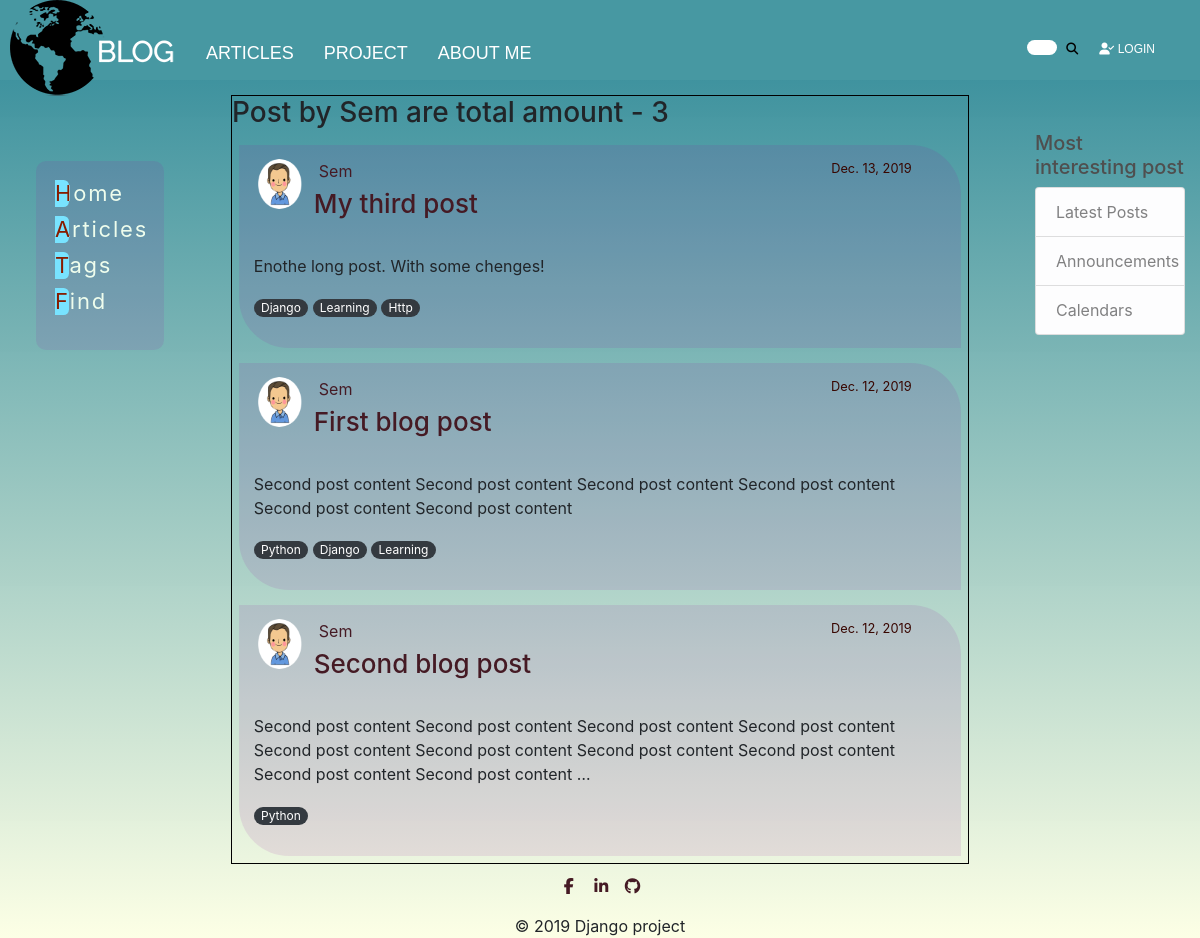
Before: /blog/user/Sem/ with the older database file.
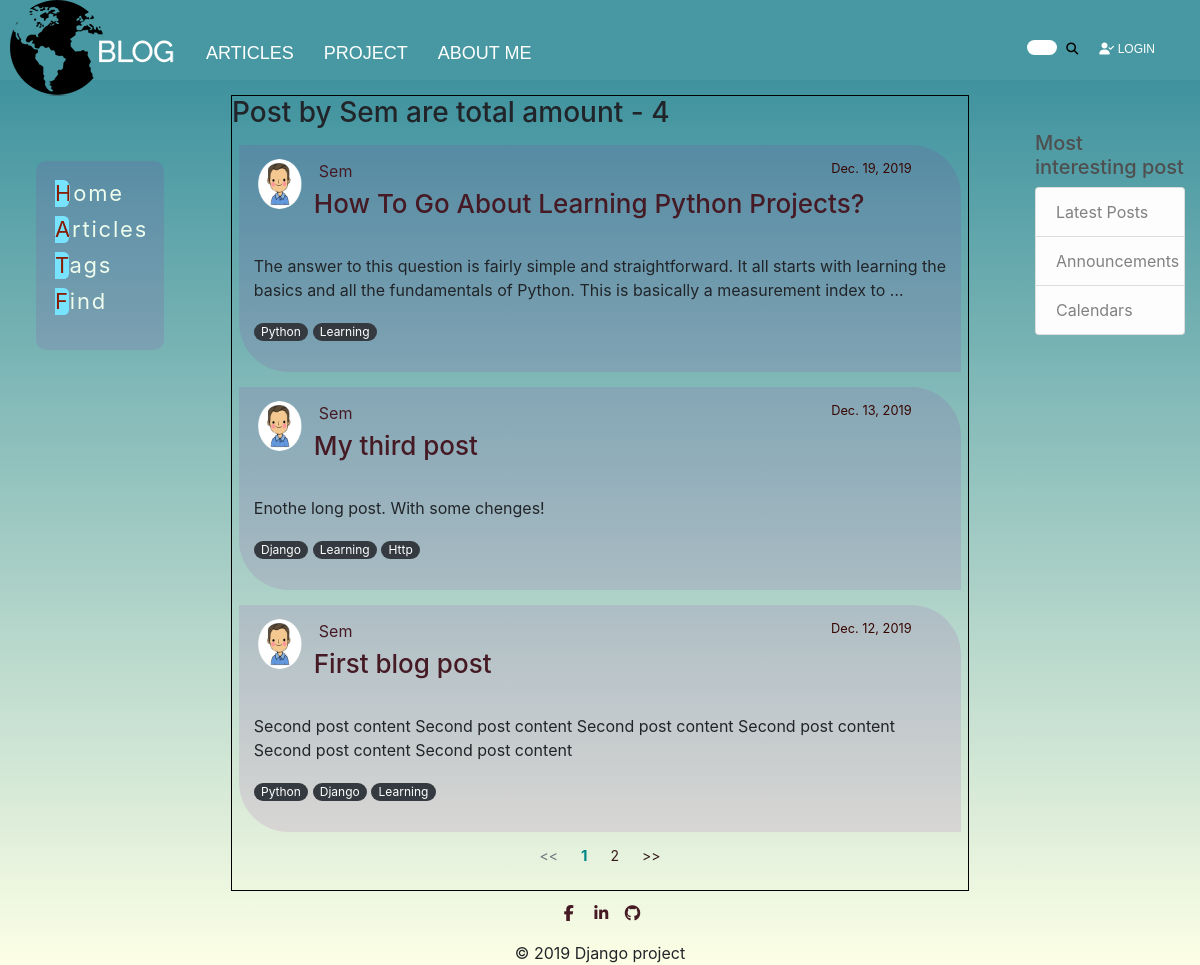
After: the same page with the newer database file.
### my_blog/models.py (models this page shows, shortened)
class Post(models.Model):
    title = models.CharField(max_length=150, db_index=True)
    slug = models.SlugField(max_length=150, blank=True, unique=True)
    body = models.TextField(blank=True, db_index=True)
    date_posted = models.DateField(default=timezone.now)
    author = models.ForeignKey(User, on_delete=models.CASCADE)
    tags = models.ManyToManyField('Tag', blank=True, related_name='posts')
    def get_absolute_url(self):
        return reverse('post_detail', kwargs={'slug': self.slug})

class Tag(models.Model):
    tag = models.CharField(max_length=50, unique=True)
    slug = models.SlugField(max_length=50, unique=True)
    def __str__(self):
        return self.tag

### users/models.py (models this page shows, shortened)
class Profile(models.Model):
    user = models.OneToOneField(User, on_delete=models.CASCADE)
    image = models.ImageField(default='default.jpg', upload_to='profile_pics')

### my_blog/views.py (the view)
# urls.py: path('user/<str:username>/', AuthorPostsList.as_view(), name='author_post'),
class AuthorPostsList(ListView):
    model = Post
    template_name = 'my_blog/author_post_list.html'
    context_object_name = 'posts'
    paginate_by = 3
    def get_queryset(self):
        user = get_object_or_404(User, username=self.kwargs.get('username'))
        return Post.objects.filter(author=user).order_by('-date_posted')

### my_blog/templates/my_blog/author_post_list.html (shortened to what this page needs)
{% extends 'my_blog/blog_base.html' %}
{% block content %}
    <h3>Post by {{ view.kwargs.username }} are total amount - {{ page_obj.paginator.count }}</h3>
    {% for post in posts %}
        {% include 'my_blog/includes/post_cards_template.html' %}
    {% endfor %}
    {% if is_paginated %}
        <nav aria-label="...">
            <ul class="pagination">
                {% if page_obj.has_previous %}
                    <li class="page-item">
                        <a class="page-link" href="{{ request.path }}?page={{ page_obj.previous_page_number }}"> << </a>
                    </li>
                {% else %}
                    <li class="page-item disabled">
                        <span class="page-link" style="background-color: rgba(1,1,1,0)"> << </span>
                    </li>
                {% endif %}
                {% for i in paginator.page_range %}
                    {% if page_obj.number == i %}
                        <li class="page-item active">
                            <a class="page-link" href="#">{{ page_obj.number }} <span class="sr-only">(current)</span></a>
                        </li>
                    {% elif i > page_obj.number|add:-3 and i < page_obj.number|add:3 %}
                        <li class="page-item">
                            <a class="page-link" href="{{ request.path }}?page={{ i }}">
                                {{ i }}
                            </a>
                        </li>
                    {% endif %}
                {% endfor %}
                {% if page_obj.has_next %}
                    <li class="page-item">
                        <a class="page-link" href="{{ request.path }}?page={{ page_obj.next_page_number }}"> >> </a>
                    </li>
                {% else %}
                    <li class="page-item disabled">
                        <a class="page-link" style="background-color: rgba(1,1,1,0)" href=""> >> </a>
                    </li>
                {% endif %}
            </ul>
        </nav>
    {% endif %}
{% endblock %}

### my_blog/templates/my_blog/blog_base.html (shortened to what this page needs)
{% extends 'django_blog/base.html' %}
{% block right %}
    <div class="right_panel">
        <div class="content-section">
            <h5 style="color: #4f4f4f">Most interesting post</h5>
            <ul class="list-group">
                <li class="list-group-item list-group-item-light">Latest Posts</li>
                <li class="list-group-item list-group-item-light">Announcements</li>
                <li class="list-group-item list-group-item-light">Calendars</li>
            </ul>
        </div>
        <br>
    </div>
{% endblock %}
{% block left %}
    <div class="content-section">
        <div class="nuvcover">
            <nav>
                <ul>
                    <li><a href="{% url 'index_page' %}" style=""><span>Home</span></a></li>
                    <li><a href="{% url 'blog_home' %}"><span>Articles</span></a></li>
                    <li><a href="{% url 'tags_list' %}"><span>Tags</span></a></li>
                    <li><a href=""><span>Find</span></a></li>
                </ul>
            </nav>
        </div>
        <br>
    </div>
{% endblock %}

### templates/django_blog/base.html (shortened to what this page needs)
{% load static %}
<!DOCTYPE html>
<html lang="en">
<head>
    <link rel="stylesheet" href="https://stackpath.bootstrapcdn.com/bootstrap/4.4.1/css/bootstrap.min.css">
    <link rel="stylesheet" href="{% static 'styles.css' %}" />
</head>
<body>
<header class="pageHeader">
    <div class="Navbar">
        <div style="margin-right: 15px">
            <a href="{% url 'index_page' %}">
               <img class="logo" src="{% static 'images/Logo_blog.png' %}" alt="BLOG" >
            </a>
        </div>
        <nav class="Navbar__Items">
            <div class="Navbar__Link">
                <a class="Navbar__Link" href="{% url 'blog_home' %}">Articles</a>
            </div>
            <div class="Navbar__Link">
                <a class="Navbar__Link" href="">Project</a>
            </div>
            <div class="Navbar__Link">
                <a class="Navbar__Link" href="/about">About me</a>
            </div>
        </nav>
        <nav class="Navbar__Items Navbar__Items--right">
            <div class="Navbar__Link">
                <form action="{% url 'search_home' %}">
                <div class="kodasegun">
                    <input name="search" id="search-engine" type="search">
                    <button class="fas fa-search" type="submit" style="background: none; border: none">
                    </button>
                </div></form>
            </div>
            {% if  user.is_authenticated %}
                <div class="Navbar__Link">
                <a class="Navbar__Link" href="{% url 'logout' %}">
                    <i class="fas fa-user-secret"></i>
                    logout <a href="{% url 'profile' %}" style="color: #70180d; font-weight: bold; text-transform: capitalize">{{ user.username }}</a>
                </a>
                </div>
            {% else %}
                <div class="Navbar__Link">
                <a class="Navbar__Link" href="{% url 'login' %}">
                    <i class="fas fa-user-check"></i>
                    login
                </a>
                </div>
            {% endif %}
        </nav>
    </div>
</header>
<main class="mainArticle container">
    <div class="main_content">
        {% block content %}{% endblock %}
    </div>
</main>
<aside class="mainBorder">
    {% block left %}{% endblock %}
</aside>
<div class="siteAds">
    {% block right %}{% endblock %}
</div>
<footer class="pageFooter special-color-dark" >
  <div class="container">
    <ul class="list-unstyled text-center">
      <li class="list-inline-item">
        <a class="btn-floating btn-fb mx-1" href="https://www.facebook.com/ksvsem">
          <i class="fab fa-facebook-f"> </i>
        </a>
      </li>
      <li class="list-inline-item">
        <a class="btn-floating btn-li mx-1" href="">
          <i class="fab fa-linkedin-in"> </i>
        </a>
      </li>
      <li class="list-inline-item">
        <a class="btn-floating btn-github" href="">
          <i class="fab fa-github"> </i>
        </a>
      </li>
    </ul>
  </div>
  <div class="footer-copyright text-center">
      © 2019 Django project
  </div>
</footer>
</body>
</html>

### my_blog/templates/my_blog/includes/post_cards_template.html
<div class="media-body">
    <div class="media-article">
        <div class="article-metadata">
            <div class="article-head-img">
                <img class="rounded-circle" src="{{ post.author.profile.image.url }}" width="50" height="50">
            </div>
            <div class="article-head">
                <a class="mr-2" href="{% url 'author_post' post.author.username %}">{{ post.author }}</a>
                <small class="text-muted">{{ post.date_posted }}</small>
                <h2><a class="article-title" href="{{ post.get_absolute_url }}">{{ post.title }}</a></h2>
            </div>
        </div>
        <p class="article-content">{{ post.body|truncatewords:30 }}</p>
        <p>
            {% for tag in post.tags.all %}
            <a href="{% url 'tags_list' %}" class="badge badge-pill badge-dark">{{ tag }}</a>
        {% endfor %}
        </p>
    </div>
</div>

### static/styles.css (style rules this page uses)
body { display: grid; grid-template-areas: "header header header" "aside article ads" "footer footer footer"; grid-template-rows: 10% 1fr 7%; grid-template-columns: 15% 1fr 15%; grid-row-gap: 10px; grid-column-gap: 10px; height: 100vh; margin: 0; }
body:before { content: ''; position: fixed; top: 0; bottom: 0; width: 100%; z-index: -1; background: linear-gradient(0deg, rgba(252, 255, 223, 0.8057598039215687) 0%, rgba(0, 111, 130, 0.819765406162465) 100%); }
@media (min-width: 768px) { .container, .container-md, .container-sm { max-width: 90%; } }
@media (min-width: 576px) { .container, .container-sm { max-width: 90%; } }
@media (min-width: 50px) { .container { max-width: 90%; } }
.pageHeader { grid-area: header; background: rgb(71, 152, 162); width: 100%; top: 0; left: 0; }
.Navbar { display: flex; padding-left: 10px; font-family: sans-serif; font-size: 18px; color: white; opacity: 1; text-transform: uppercase; }
.Navbar__Link { padding-right: 15px; text-decoration: none; color: white; }
.Navbar__Items { display: flex; padding: 40px 10px 30px 10px; }
.Navbar__Items--right { margin-left: auto; font-size: 12px; padding-right: 15px; }
#search-engine { -webkit-appearance: none; font-family: Helvetica Neue, Helvetica, Arial, sans-serif; width: 30px; padding: 0 8px; height: 15px; font-size: 14px; color: #545151; line-height: 25px; border: 0; border-radius: 50px; position: relative; z-index: 5; -webkit-transition: .5s ease; -moz-transition: .5s ease; }
.mainArticle { border: 1px solid #000; grid-area: article; box-sizing: border-box; justify-content: center; margin-top: 5px; }
main a { color: #451a24; text-decoration: none; }
.media-body { justify-content: space-between; padding: 1%; width: 100%; }
.media-article { background: rgba(158, 20, 167, 0.11); padding: 2%; border-radius: 0 50px 0 50px; }
small.text-muted { color: #380600 !important; float: right; }
.container { padding-right: 0; padding-left: 0; }
.article-title { font-size: 26px; }
.content-section { margin: 0; }
.article-metadata { width: 95%; white-space:nowrap; }
.article-head { display:inline; padding-right: 5px; padding-left: 5px; }
.article-head-img { float: left; margin-right: 10px; }
a.badge-dark { font-weight: normal; }
.pagination { justify-content: center; }
.page-link { font-family: -apple-system, BlinkMacSystemFont, "Segoe UI", Roboto, "Helvetica Neue", Arial, "Noto Sans", sans-serif, "Apple Color Emoji", "Segoe UI Emoji", "Segoe UI Symbol", "Noto Color Emoji"; font-size: 14px; z-index: 3; color: #341a1a; background-color: rgba(1,1,1,0); border: none; }
.page-item.active .page-link { z-index: 3; color: #048989; background-color: rgba(1,1,1,0); border-radius: 5px; font-weight: bold; font-size: 15px; }
.mainBorder { padding: 60px 20% 200px 20%; grid-area: aside; }
.content-section { display: block; }
.nuvcover { margin: 0 0 50px; position: fixed; align-items: center; justify-content: center; background: rgba(158, 20, 167, 0.11); border-radius: 10px; display: block; }
.nuvcover nav ul { list-style-type: none; padding: 10px; }
.nuvcover nav ul li { font-size: 18px; font-family: -apple-system, BlinkMacSystemFont, "Segoe UI", Roboto, "Helvetica Neue", Arial, "Noto Sans", sans-serif, "Apple Color Emoji", "Segoe UI Emoji", "Segoe UI Symbol", "Noto Color Emoji"; background-color: rgba(158, 20, 167, 0); letter-spacing: 0.1em; width: 5em; height: 1.5em; line-height: 1.5em; position: relative; overflow: hidden; margin: 0.5em; cursor: pointer; }
.nuvcover nav ul li a { text-decoration: none; }
.nuvcover nav ul li a span { color: white; mix-blend-mode: difference; font-size: 22px; }
.nuvcover nav ul li::before { content: ''; position: absolute; width: 1.5em; height: inherit; background-color: #78e3ff; border-radius: 20%; top: 0; left: -0.75em; transition: 0.5s ease-out; }
.siteAds { padding: 15px; grid-area: ads; }
.content-section { display: block; margin-top: 10%; margin-bottom: 10%; }
.right_panel { margin-top: 17%; }
.pageFooter { padding: 0; grid-area: footer; }
footer a { color: #451a24; text-decoration: none; }

Changed rows visible on the page:
no longer on this page (row unchanged): Post: author.profile.image (picture), author "Sem", date_posted "Dec. 12, 2019", title "Second blog post", body "Second post content Second post content Second post content Second post content Second post content Second post content Second post content Second post content Second post content Second post content …", Tag (tag "Python")
added Post: author.profile.image (picture), author "Sem", date_posted "Dec. 19, 2019", title "How To Go About Learning Python Projects?", body "The answer to this question is fairly simple and straightforward. It all starts with learning the basics and all the fundamentals of Python. This is basically a measurement index to …", Tag (tag "Python"), Tag (tag "Learning")
Other visible differences:
{{ page_obj.paginator.count }}: "3" → "4"
new list line: "1"
new list line: "2"
